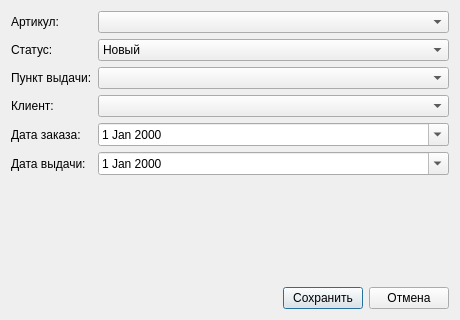
<?xml version="1.0" encoding="UTF-8"?>
<ui version="4.0">
 <class>OrderEditDialog</class>
 <widget class="QDialog" name="OrderEditDialog">
  <property name="geometry">
   <rect><x>0</x><y>0</y><width>460</width><height>320</height></rect>
  </property>
  <property name="windowTitle"><string>Заказ</string></property>
  <property name="minimumSize"><size><width>440</width><height>0</height></size></property>
  <layout class="QVBoxLayout" name="mainLayout">
   <item>
    <layout class="QFormLayout" name="formLayout">
     <item row="0" column="0">
      <widget class="QLabel" name="codeLbl">
       <property name="text"><string>Артикул:</string></property>
      </widget>
     </item>
     <item row="0" column="1">
      <widget class="QComboBox" name="code_cb"/>
     </item>
     <item row="1" column="0">
      <widget class="QLabel" name="statusLbl">
       <property name="text"><string>Статус:</string></property>
      </widget>
     </item>
     <item row="1" column="1">
      <widget class="QComboBox" name="status_cb">
       <item><property name="text"><string>Новый</string></property></item>
       <item><property name="text"><string>В обработке</string></property></item>
       <item><property name="text"><string>Завершен</string></property></item>
       <item><property name="text"><string>Отменён</string></property></item>
      </widget>
     </item>
     <item row="2" column="0">
      <widget class="QLabel" name="pointLbl">
       <property name="text"><string>Пункт выдачи:</string></property>
      </widget>
     </item>
     <item row="2" column="1">
      <widget class="QComboBox" name="point_cb"/>
     </item>
     <item row="3" column="0">
      <widget class="QLabel" name="clientLbl">
       <property name="text"><string>Клиент:</string></property>
      </widget>
     </item>
     <item row="3" column="1">
      <widget class="QComboBox" name="client_cb"/>
     </item>
     <item row="4" column="0">
      <widget class="QLabel" name="odateLbl">
       <property name="text"><string>Дата заказа:</string></property>
      </widget>
     </item>
     <item row="4" column="1">
      <widget class="QDateEdit" name="order_date">
       <property name="calendarPopup"><bool>true</bool></property>
      </widget>
     </item>
     <item row="5" column="0">
      <widget class="QLabel" name="ddateLbl">
       <property name="text"><string>Дата выдачи:</string></property>
      </widget>
     </item>
     <item row="5" column="1">
      <widget class="QDateEdit" name="delivery_date">
       <property name="calendarPopup"><bool>true</bool></property>
      </widget>
     </item>
    </layout>
   </item>
   <item>
    <spacer name="formSpacer">
     <property name="orientation"><enum>Qt::Vertical</enum></property>
     <property name="sizeHint" stdset="0"><size><width>20</width><height>10</height></size></property>
    </spacer>
   </item>
   <item>
    <layout class="QHBoxLayout" name="btnLayout">
     <item>
      <spacer name="btnSpacer">
       <property name="orientation"><enum>Qt::Horizontal</enum></property>
       <property name="sizeHint" stdset="0"><size><width>40</width><height>20</height></size></property>
      </spacer>
     </item>
     <item>
      <widget class="QPushButton" name="save_btn">
       <property name="text"><string>Сохранить</string></property>
      </widget>
     </item>
     <item>
      <widget class="QPushButton" name="cancel_btn">
       <property name="text"><string>Отмена</string></property>
      </widget>
     </item>
    </layout>
   </item>
  </layout>
 </widget>
 <resources/>
 <connections/>
</ui>
